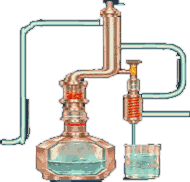
#> input picture firmware/BUSA_Display_N4R8/BUSA_Design003Art.png, 190 x 182 px, found by its file name
$ python generate_guition_asset.py
#> lines starting #> are read from the running program, lines starting #| are printed output that depends on the picture; after the words box and inside, x2 and y2 are one past the last pixel; in counts of white or black regions, pixels touching at a corner belong together
from pathlib import Path
from PIL import Image, ImageFilter
import hashlib
src=Path('firmware/BUSA_Display_N4R8/BUSA_Design003Art.png')
dest=Path('firmware/BUSA_Display_N4R8')
sd=Path('display_delivery/microSD/busa')
sd.mkdir(parents=True,exist_ok=True)
im=Image.open(src).convert('RGBA')
#> im is the input picture: PIL image 190x182 RGBA; mean R, G, B, A 53.2, 51.4, 46.9, 80.9
assert im.width<=190 and im.height<=182, 'DESIGN-003 approved art must fit 190x182'
# Preserve approved dimensions and alpha silhouette; sharpen opaque details only.
rgb=im.convert('RGB')
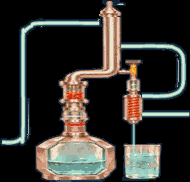
#> rgb: PIL image 190x182 RGB; mean R, G, B 53.2, 51.4, 46.9
sharp=rgb.filter(ImageFilter.UnsharpMask(radius=0.65,percent=70,threshold=3))
mask=im.getchannel('A').filter(ImageFilter.MinFilter(3)).point(lambda a:255 if a>=224 else 0)
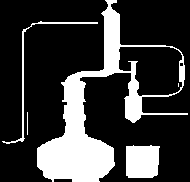
#> mask: PIL image 190x182 L; 23.2% white; 5 white regions (1 under 20 px), largest, box (x1, y1, x2, y2) and area: (37, 0, 188, 182) 6540, (126, 145, 160, 178) 1034, (2, 21, 98, 144) 411, (27, 112, 28, 135) 23
rgb=Image.composite(sharp,rgb,mask)
# Nearest RGB565 quantization: identical colors always map to identical pixels.
buf=bytearray()
for (r,g,b),a in zip(rgb.getdata(),im.getchannel('A').getdata()):
    c=(((r*31+127)//255)<<11)|(((g*63+127)//255)<<5)|((b*31+127)//255)
    buf.extend((c&255,c>>8,a))
assert len(buf)==im.width*im.height*3
(sd/'rig.rgb565a').write_bytes(buf)
lines=['#pragma once','#include <stdint.h>','#include <stddef.h>',f'constexpr int BUSA_ASSET_W={im.width}, BUSA_ASSET_H={im.height};',f'constexpr size_t BUSA_ASSET_SIZE={len(buf)};','static const uint8_t BUSA_ASSET[] = {']
for i in range(0,len(buf),24):lines.append(','.join(str(v) for v in buf[i:i+24])+',')
#> this loop made 4323 passes
#> i on passes 2 to 4: 24, 48, 72
#> after the loop, lines = 4329 items
lines.append('};')
(dest/'BUSA_DisplayAsset.h').write_text('\n'.join(lines)+'\n')
print('Approved source asset SHA256',hashlib.sha256(src.read_bytes()).hexdigest())
print('RGB565A asset SHA256',hashlib.sha256(buf).hexdigest(),im.size)
#| RGB565A asset SHA256 f11003542e69f810ca535ecf458a6e3000c5e8b3a93addb127180178785095e9 (190, 182)
